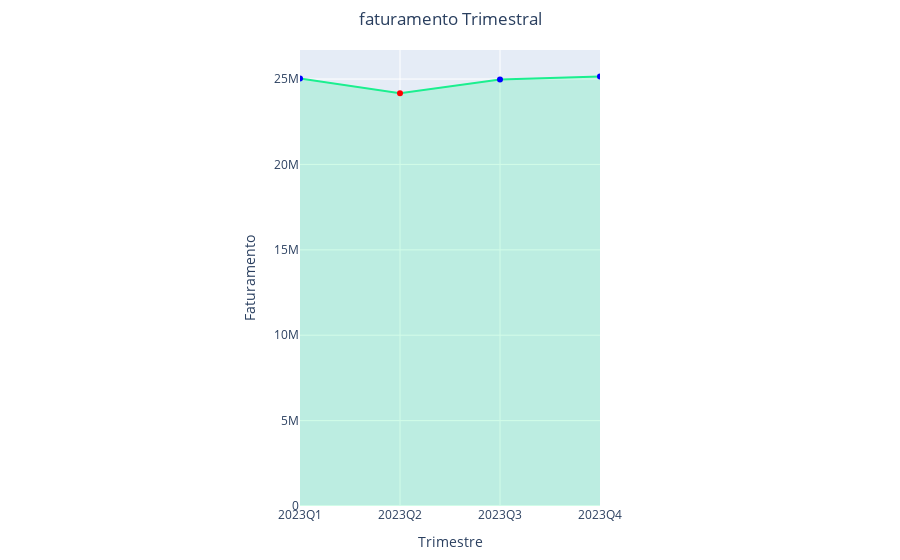

The notebook cell this image was saved under:
### Code cell
# GRÁFICO DE ÁREA
text_color = np.where(faturamento_trimestral['Faturamento'].diff() < 0, 'red','blue')
faturamento_trimestral.index = faturamento_trimestral.index.astype(str)

grafico7 = px.area(
    faturamento_trimestral.reset_index(),
    x='Trimestre',
    y='Faturamento',
    title='faturamento Trimestral',
    markers=True
)

grafico7.update_layout(
    margin=dict(t=50, l=300, r=300, b=50),
    title=dict(x=0.5) # centralizado 50% eixo X
)

grafico7.update_traces(
    fillcolor = 'rgba(27, 239, 142, 0.2)',
    line_color = 'rgba(27,239,143,1)',
    marker=dict(color=text_color)
)

grafico7.show()

### Figure 1 — Plotly figure (JSON) as saved in the notebook; plotly's stock layout.template omitted (floating-point values rounded to 4 significant figures)
{"data": [{"fillcolor": "rgba(27, 239, 142, 0.2)", "fillpattern": {"shape": ""}, "hovertemplate": "Trimestre=%{x}<br>Faturamento=%{y}<extra></extra>", "legendgroup": "", "line": {"color": "rgba(27,239,143,1)"}, "marker": {"color": ["blue", "red", "blue", "blue"], "symbol": "circle"}, "mode": "lines+markers", "name": "", "orientation": "v", "showlegend": false, "stackgroup": "1", "type": "scatter", "x": ["2023Q1", "2023Q2", "2023Q3", "2023Q4"], "xaxis": "x", "y": [25038900, 24163700, 24970600, 25146300], "yaxis": "y"}], "layout": {"legend": {"tracegroupgap": 0}, "margin": {"b": 50, "l": 300, "r": 300, "t": 50}, "title": {"text": "faturamento Trimestral", "x": 0.5}, "xaxis": {"anchor": "y", "domain": [0, 1], "title": {"text": "Trimestre"}}, "yaxis": {"anchor": "x", "domain": [0, 1], "title": {"text": "Faturamento"}}}}
